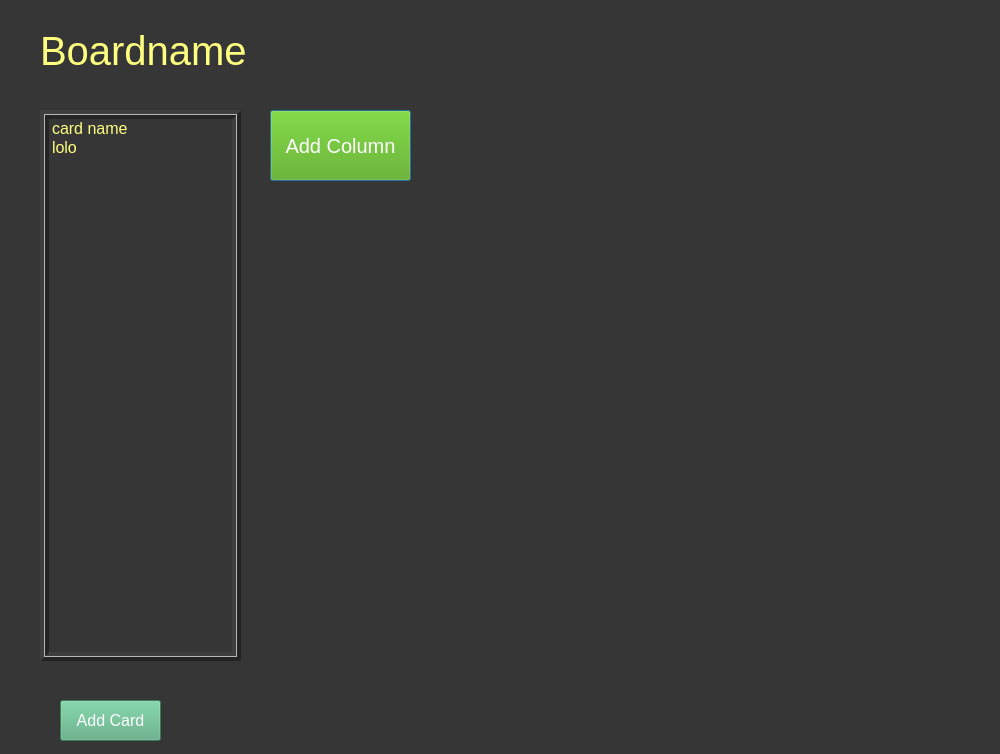
<?xml version="1.0" encoding="UTF-8"?>
<ui version="4.0">
 <class>Dialog</class>
 <widget class="QDialog" name="Dialog">
  <property name="geometry">
   <rect>
    <x>0</x>
    <y>0</y>
    <width>1000</width>
    <height>754</height>
   </rect>
  </property>
  <property name="windowTitle">
   <string>Dialog</string>
  </property>
  <property name="styleSheet">
   <string notr="true">background-color: rgb(170, 170, 255);
background-color: rgb(54, 54, 54);</string>
  </property>
  <widget class="QLabel" name="label">
   <property name="geometry">
    <rect>
     <x>40</x>
     <y>10</y>
     <width>301</width>
     <height>81</height>
    </rect>
   </property>
   <property name="styleSheet">
    <string notr="true">color:rgb(255, 255, 127);
font-size:30pt;</string>
   </property>
   <property name="text">
    <string>Boardname</string>
   </property>
  </widget>
  <widget class="QListWidget" name="cardlist">
   <property name="geometry">
    <rect>
     <x>40</x>
     <y>110</y>
     <width>201</width>
     <height>551</height>
    </rect>
   </property>
   <property name="styleSheet">
    <string notr="true">color:rgb(255, 255, 127);
font-size:12pt;</string>
   </property>
   <property name="frameShape">
    <enum>QFrame::Box</enum>
   </property>
   <property name="frameShadow">
    <enum>QFrame::Raised</enum>
   </property>
   <property name="lineWidth">
    <number>4</number>
   </property>
   <property name="midLineWidth">
    <number>1</number>
   </property>
   <property name="dragDropMode">
    <enum>QAbstractItemView::DragDrop</enum>
   </property>
   <item>
    <property name="text">
     <string>card name</string>
    </property>
   </item>
   <item>
    <property name="text">
     <string>lolo</string>
    </property>
   </item>
  </widget>
  <widget class="QPushButton" name="addlistbutton">
   <property name="geometry">
    <rect>
     <x>270</x>
     <y>110</y>
     <width>141</width>
     <height>71</height>
    </rect>
   </property>
   <property name="styleSheet">
    <string notr="true">color:rgb(255, 255, 255);
background-color:rgb(85, 170, 0);
font-size:15pt;</string>
   </property>
   <property name="text">
    <string>Add Column</string>
   </property>
  </widget>
  <widget class="QPushButton" name="pushButton">
   <property name="geometry">
    <rect>
     <x>60</x>
     <y>700</y>
     <width>101</width>
     <height>41</height>
    </rect>
   </property>
   <property name="styleSheet">
    <string notr="true">color:rgb(255, 255, 255);
background-color:rgb(85, 170, 127);
font-size:12pt;</string>
   </property>
   <property name="text">
    <string>Add Card</string>
   </property>
  </widget>
 </widget>
 <resources/>
 <connections/>
</ui>
